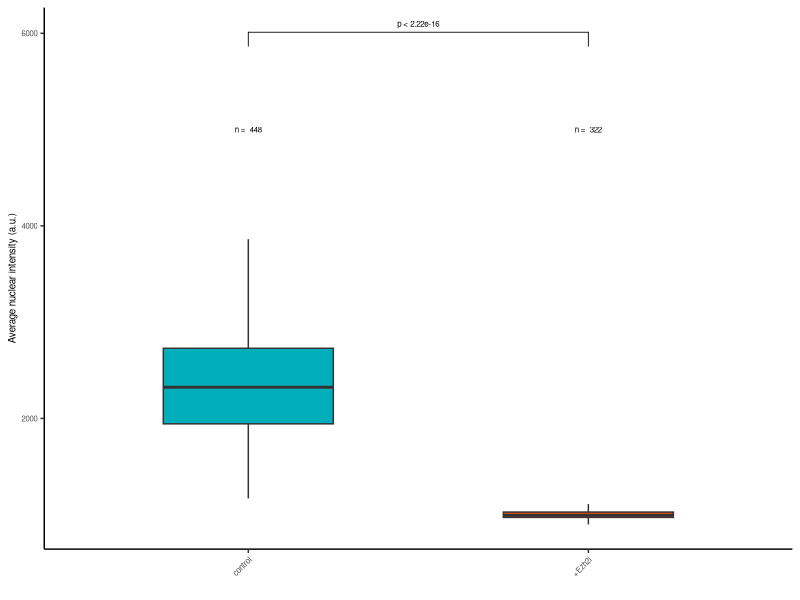
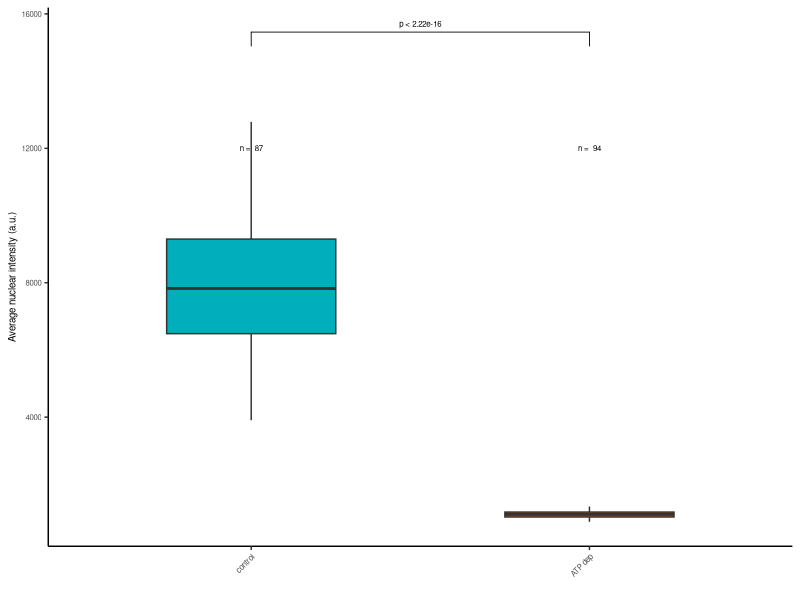

Here is the R script that generated these plots, in order:
setwd("/Users/anamota/Nuclear staining measurement/Intensities datasets")

require(data.table)
require(ggplot2)
library(tidyverse)
library(ggpubr)

############### Ezh2i H3K27me3
control = read.delim("Ezh2i_control_H3K27me3.csv", header = T, as.is = T, sep =",")
treat = read.delim("Ezh2i_treated_H3K27me3.csv", header = T, as.is = T, sep =",")

pdata <- NULL
pdata$root <- c(rep("control", length(control$Mean)), rep("+Ezh2i", length(treat$Mean[treat$Mean < max(treat$Mean)])))
pdata$mean <- c(control$Mean, treat$Mean[treat$Mean < max(treat$Mean)])
pdata$root <- factor(pdata$root, levels = c("control","+Ezh2i"))
pdata = as.data.frame(pdata)

countX <- NULL
countX$root = c("control","+Ezh2i")
countX$ypos = c(5000, 5000)
countX$count = c(length(which(pdata$root == "control")), length(which(pdata$root == "+Ezh2i")))
countX$root <- factor(countX$root, levels = c("control","+Ezh2i"))
countX = as.data.frame(countX)

my_comparisons <- list( c("control","+Ezh2i"))

ggplot(pdata, aes(x=root, y=mean, fill=root))+
  geom_boxplot(width=0.5, outlier.shape=NA) + #geom_violin(trim=T)+
  scale_fill_manual(values = c("#00AFBB", "#FC4E07")) +
  theme(panel.grid.major = element_blank(), panel.grid.minor = element_blank(), panel.border = element_blank(),
        panel.background = element_blank(), axis.line = element_line(colour = "black"),
        text=element_text(family="Helvetica", size=7), legend.position="none", axis.text.x=element_text(angle=45, hjust=1)) +
  labs(x="", y="Average nuclear intensity (a.u.)") +
  geom_text(countX, mapping = aes(x = root, y = ypos, label= paste("n = ", count)), size = 2) +
  stat_compare_means(comparisons = my_comparisons, method = "wilcox.test", family="Helvetica", size=2) # Add pairwise comparisons p-value

#ggsave(IF, file="IF_Ezh2i_H3K27me3.png", dpi=300, width=3, height=2.5)


############### ATP depletion 1h30
control = read.delim("ATP_control_RNA.csv", header = T, as.is = T, sep =",")
treat = read.delim("ATP_treated_1h30_RNA.csv", header = T, as.is = T, sep =",")

pdata <- NULL
pdata$root <- c(rep("control", length(control$Mean)), rep("ATP dep", length(treat$Mean)))
pdata$mean <- c(control$Mean, treat$Mean)
pdata$root <- factor(pdata$root, levels = c("control","ATP dep"))
pdata = as.data.frame(pdata)

countX <- NULL
countX$root = c("control","ATP dep")
countX$ypos = c(12000, 12000)
countX$count = c(length(which(pdata$root == "control")), length(which(pdata$root == "ATP dep")))
countX$root <- factor(countX$root, levels = c("control","ATP dep"))
countX = as.data.frame(countX)

my_comparisons <- list( c("control","ATP dep"))

ggplot(pdata, aes(x=root, y=mean, fill=root))+
  geom_boxplot(width=0.5, outlier.shape=NA) + #geom_violin(trim=T)+
  scale_fill_manual(values = c("#00AFBB", "#FC4E07")) +
  theme(panel.grid.major = element_blank(), panel.grid.minor = element_blank(), panel.border = element_blank(),
        panel.background = element_blank(), axis.line = element_line(colour = "black"),
        text=element_text(family="Helvetica", size=7), legend.position="none", axis.text.x=element_text(angle=45, hjust=1)) +
  labs(x="", y="Average nuclear intensity (a.u.)") +
  geom_text(countX, mapping = aes(x = root, y = ypos, label= paste("n = ", count)), size = 2) +
  stat_compare_means(comparisons = my_comparisons, method = "wilcox.test", family="Helvetica", size=2) # Add pairwise comparisons p-value


#ggsave(IF, file="ATP_RNA.png", dpi=300, width=3, height=2.5)